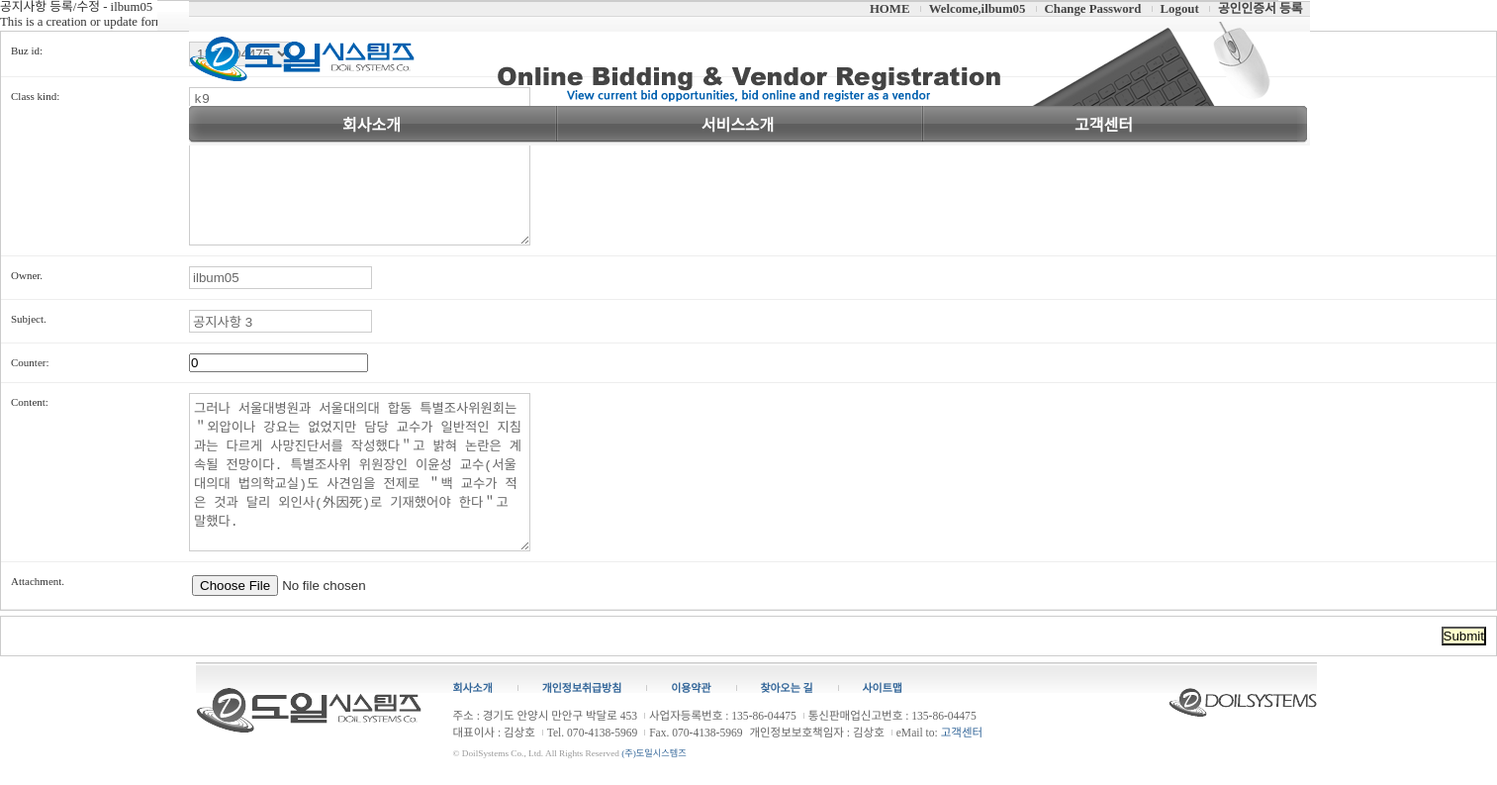
The app's page /notice/2/update/ (signed in) with its own data.
### notice/models.py (models this page shows, shortened)
class Notice(models.Model):
	buz_id = models.ForeignKey(
        'faq.Company', on_delete=models.CASCADE,
    )
	class_kind = EnumChoiceField(Enum_Kind)
	owner = models.CharField('Owner.', max_length=20, null=True)
	subject = models.CharField('Subject.', max_length=100)
	counter = models.SmallIntegerField('Counter')
	content = models.TextField('Content', null=True)
	attach = models.FileField('Attachment.', upload_to='uploads/notice/%Y/%m/%d/',
                              max_length=100, blank=True)
	cdate = models.DateTimeField('Create Date', auto_now_add=True)
	mdate = models.DateTimeField('Modify Date', auto_now=True)
	class Meta:
		db_table = 'notice'
		verbose_name_plural = 'notices'
		ordering = ['-mdate']

### notice/views.py (the view)
# urls.py: url(r'^(?P<pk>[0-9]+)/update/$', NoticeUpdateView.as_view(), name="update"),
class NoticeUpdateView(LoginRequiredMixin, UpdateView) :
    model = Notice
    fields = ['buz_id','class_kind', 'owner', 'subject', 'counter', 'content', 'attach']
    success_url = reverse_lazy('notice:index')

### faq/models.py (called while the page is built)
    def __str__(self):
        return self.buz_no

### notice/templates/notice/notice_form.html (shortened to what this page needs)
{% extends "base.html" %}
{% load staticfiles %}
{% block extrastyle %}{% static "css/forms.css" %}{% endblock %}
{% block content %}
<div id="content">
    <h1>공지사항 등록/수정 - {{user}}</h1>
    <form action="." method="post">{% csrf_token %}
    <p>This is a creation or update form for your post.</p>
    <fieldset class="aligned">
        <div class="form-row">{{ form.buz_id.label_tag }} {{ form.buz_id }}</div>
        <div class="form-row">{{ form.class_kind.label_tag }} {{ form.class_kind }}</div>
        <div class="form-row">{{ form.owner.label_tag }} {{ form.owner }}</div>
		<div class="form-row">{{ form.subject.label_tag }} {{ form.subject }}</div>
        <div class="form-row">{{ form.counter.label_tag }} {{ form.counter }}</div>
        <div class="form-row">{{ form.content.label_tag }} {{ form.content }}</div>
        <div class="form-row">{{ form.attach.label_tag }} {{ form.attach }}</div>
    </fieldset>
    <div class="submit-row">
        <input type="submit" value="Submit"/>
    </div>
    </form>
</div>
{% endblock %}

### templates/body_header.html (shortened to what this page needs)
{% load staticfiles %}
{% block content %}
<header id="header">
	<div id="headerInner">
		<div class="infoMenuWrap">
			<div class="infoMenuWrapInner">
				<ul class="infoMenu">
					<li class="first"><a href="./"><span class="menuName">HOME</span></a></li>
					{% if user.is_active %}
						<li><a href="./"><span class="menuName">Welcome,</span>{% firstof user.get_short_name user.get_username %}</a></li>
						<li><a href="{% url 'password_change' %}"><span class="menuName">Change Password</span></a></li>
						<li><a href="{% url 'logout' %}"><span class="menuName">Logout</span></a></li>
						<li><a href="./"><span class="menuName">공인인증서 등록</span></a></li>
					{% else %}
						<li><a href="./"><span class="menuName">Welcome,</span>Anonymous</a></li>
						<li><a href="{% url 'login' %}"><span class="menuName">Login</span></a></li>
						<li><a href="{% url 'register' %}"><span class="menuName">Register</span></a></li>
					{% endif %}
				</ul>
			</div>
		</div>
		<div class="logoWrap">
			<div class="logoWrapInner">
				<h1 class="logo"><a href="/"><img src="{% static "img/header_logo.png" %}" alt="도일시스템즈" /></a></h1>
				<div class="logo2">
					<p><a href="/"><img src="{% static "img/header_logo3.png" %}" alt="전자입찰" /></a></p>
				</div>
			</div>
		</div>
		<nav class="naviWrap">
			<div class="naviWrapInner">
				<ul id="navigation">
					<li class="first" active><a href="{% url "eintro" %}"><span class="menuName">회사소개</span></a></li>
					<li><a href="{% url "ebid" %}"><span class="menuName">서비스소개</span></a></li>
					<li><a href="{% url "esite" %}"><span class="menuName">고객센터</span></a></li>
					</ul>
			</div>
		</nav>
	</div>
</header>
{% endblock %}

### static/css/base.css (style rules this page uses)
body { margin: 0; padding: 0; color:#333; font-size:80%; line-height:1.2; font-family:'Nanum Gothic'; }
html, body, div, span, dl, dt, dd, ul, ol, li, h1, h2, h3, h4, h5, h6, blockquote, p, address, pre, cite, form, fieldset, input, textarea, select, table, th, td { margin:0; padding:0; }
h1, h2, h3, h4, h5, h6 { font-size:100%; font-weight:normal; }
fieldset, img, abbr, acronym { border:0 none; }
ol, ul { list-style:none; }
a, a:link { color: #666; text-decoration:none; }
label, select, input, textarea { vertical-align: middle; }
img { vertical-align: middle; }
input, textarea :not([class*="webnote"]) { -webkit-box-sizing: border-box; -moz-box-sizing: border-box; box-sizing: border-box; }
input[type=text],input[type=password] { padding: 3px; color: #666; border: 1px solid #ccc; }
input[type=file] { padding: 3px; cursor: pointer; }
textarea { padding: 4px; color: #666; border: 1px solid #ccc; }
a:link, a:visited { color: #369; text-decoration: none; }
#header { position: absolute; left: 32px; right: 95px; height: 30px; width: 1133px; margin: 0 auto; border-top:1px solid #ccc; background: url(../img/menu_pat.jpg) repeat-x 0 bottom; visibility: visible; }
#headerInner { position: relative; margin: 0 auto; }
#headerInner .logoWrap { position: absolute; width: 100% }
#headerInner .logoWrap .logoWrapInner { position: relative; margin: 0 auto; background:url(../img/headerinner_bg.png) no-repeat 850px bottom; }
#headerInner .logoWrap .logoWrapInner h1.logo { position: relative; text-align: left; top: 20px; z-index: 999; }
#headerInner .logoWrap .logoWrapInner .logo2 { position: relative; top: 0; left: 0; }
#headerInner .logoWrap .logoWrapInner .logo2 p { padding: 5px 0; text-align: center; }
#headerInner .logoWrap .logoWrapInner .logo2 p img { text-align: center; }
#headerInner .infoMenuWrap { width: 100%; background:url(../img/infomenu_pat.jpg) repeat-x 0 bottom; }
#headerInner .infoMenuWrap .infoMenuWrapInner { position: relative; margin: 0 auto; background:url(../img/infomenu_pat.jpg) repeat-x 0 bottom; }
#headerInner .infoMenuWrap .infoMenuWrapInner .infoMenu { width: 100%; font-size: 1.0em; text-align: right; }
#headerInner .infoMenuWrap .infoMenuWrapInner .infoMenu li { display: inline; padding: 0 7px 0 9px; background: url(../img/menu_vertical_line.jpg) no-repeat 0px center; }
#headerInner .infoMenuWrap .infoMenuWrapInner .infoMenu li.first { background: none; }
#headerInner .infoMenuWrap .infoMenuWrapInner .infoMenu li a { font-weight: bold; color:#444; }
.naviWrap { position: relative; width: 100% left: 0; top: 90px; z-index: 998; }
.naviWrap .naviWrapInner { margin: 0 auto; height: 40px; background: url(../img/menu_pat.jpg) repeat-x 0 bottom; }
#navigation { overflow: hidden; height: 40px; background: url(../img/navigation_bg.png) no-repeat 0px 0px; }
#navigation > li { float:left; text-align: center; font-size: 1.25em; font-weight: bold; background: url(../img/main_menu_line.png) no-repeat 0px 0px; }
#navigation > li.first { text-align: center; background:none; }
#navigation > li > a { display: block; text-align: center; width : 350px; height: 100%; padding: 10px; font-weight: bold; color: #fff; }

### static/css/forms.css (style rules this page uses)
fieldset { border: 1px solid #ccc; }
.aligned label { float: left; width: 170px; padding: 3px 10px 0 0; }
.form-row { padding: 10px; font-size: 11px; border-bottom: 1px solid #eee; }
.submit-row { margin: 5px 0; border: 1px solid #ccc; text-align: right; }
.submit-row input { margin: 10px; background: #ffc; }

### records on screen
Notice: class_kind "k9", owner "ilbum05", subject "공지사항 3", counter "0", content "그러나 서울대병원과 서울대의대 합동 특별조사위원회는 ＂외압이나 강요는 없었지만 담당 교수가 일반적인 지침과는 다르게 사망진단서를 작성했다＂고 밝혀 논란은 계속될 전망이다. 특별조사위 위원장인 이윤성 교수(서울대의대 법의학교실)도 사견임을 전제로 ＂백 교수가 적은 것과 달리 외인사(外因死)로 기재했어야 한다＂고 말했다."

### other values on screen
{{ user }} "ilbum05"
